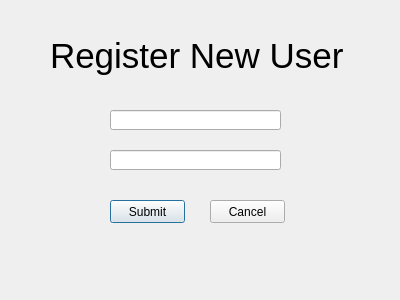
<?xml version="1.0" encoding="UTF-8"?>
<ui version="4.0">
 <class>LoginWindow</class>
 <widget class="QDialog" name="LoginWindow">
  <property name="geometry">
   <rect>
    <x>0</x>
    <y>0</y>
    <width>400</width>
    <height>300</height>
   </rect>
  </property>
  <property name="windowTitle">
   <string>Register New User</string>
  </property>
  <widget class="QPushButton" name="pushButton">
   <property name="geometry">
    <rect>
     <x>110</x>
     <y>200</y>
     <width>75</width>
     <height>23</height>
    </rect>
   </property>
   <property name="text">
    <string>Submit</string>
   </property>
  </widget>
  <widget class="QLineEdit" name="lineEdit">
   <property name="geometry">
    <rect>
     <x>110</x>
     <y>110</y>
     <width>171</width>
     <height>20</height>
    </rect>
   </property>
  </widget>
  <widget class="QLineEdit" name="lineEdit_2">
   <property name="geometry">
    <rect>
     <x>110</x>
     <y>150</y>
     <width>171</width>
     <height>20</height>
    </rect>
   </property>
  </widget>
  <widget class="QPushButton" name="pushButton_2">
   <property name="geometry">
    <rect>
     <x>210</x>
     <y>200</y>
     <width>75</width>
     <height>23</height>
    </rect>
   </property>
   <property name="text">
    <string>Cancel</string>
   </property>
  </widget>
  <widget class="QLabel" name="label">
   <property name="geometry">
    <rect>
     <x>50</x>
     <y>30</y>
     <width>301</width>
     <height>51</height>
    </rect>
   </property>
   <property name="font">
    <font>
     <pointsize>26</pointsize>
    </font>
   </property>
   <property name="text">
    <string>Register New User</string>
   </property>
  </widget>
 </widget>
 <resources/>
 <connections/>
</ui>
